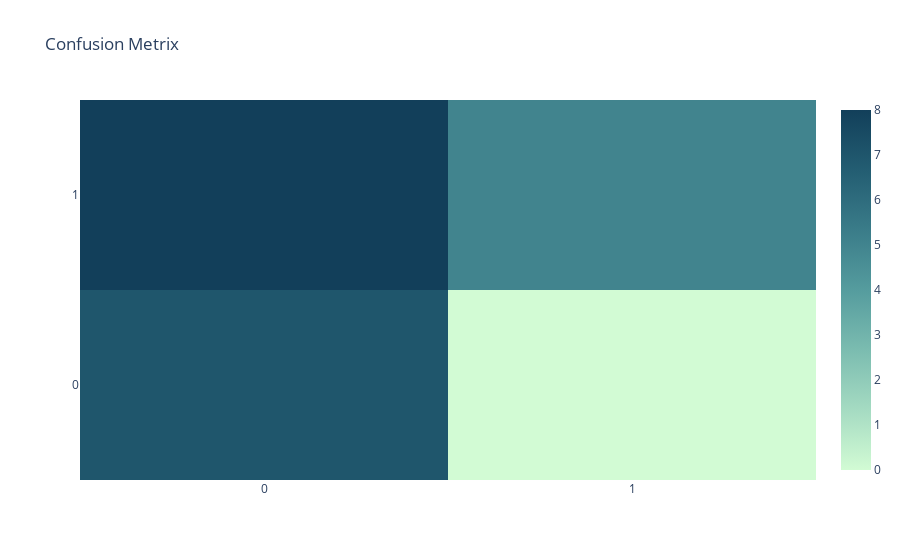

The cell this chart's notebook holds for it:
### Code cell
import matplotlib.pyplot as plt

layout = go.Layout(title='Confusion Metrix')
fig = go.Figure(data=[heatmap], layout=layout)
fig.show()

### Figure 1 — Plotly figure (JSON) as saved in the notebook; plotly's stock layout.template omitted (floating-point values rounded to 4 significant figures)
{"data": [{"colorscale": [[0, "rgb(210, 251, 212)"], [0.1667, "rgb(165, 219, 194)"], [0.3333, "rgb(123, 188, 176)"], [0.5, "rgb(85, 156, 158)"], [0.6667, "rgb(58, 124, 137)"], [0.8333, "rgb(35, 93, 114)"], [1, "rgb(18, 63, 90)"]], "type": "heatmap", "x": ["0", "1"], "y": ["0", "1"], "z": [[7, 0], [8, 5]]}], "layout": {"title": {"text": "Confusion Metrix"}}}
